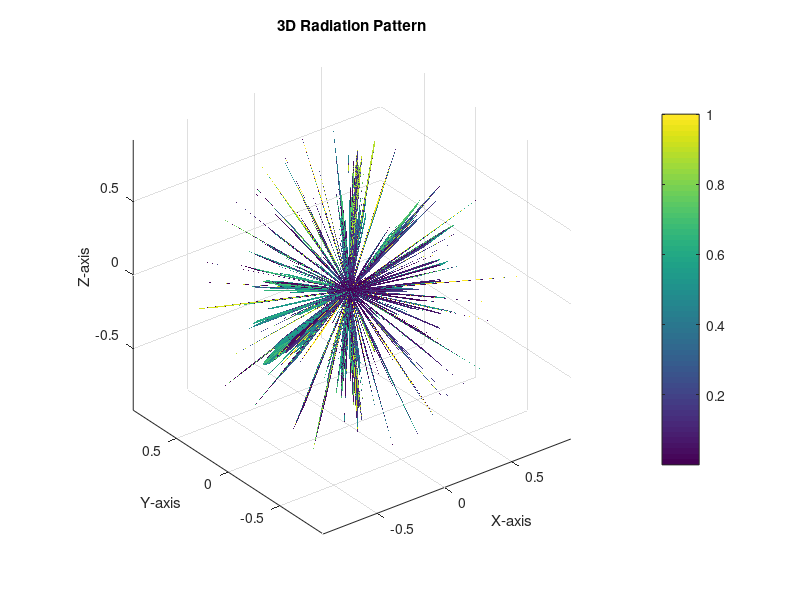

The MATLAB source for this figure:
clear
clc


M=361; 
theta=linspace(0, 2*pi, M); 
phi=linspace(0, 2*pi, M); 


Nx=16; 
Mz=12; 
lamda=1; 
k=2*pi/lamda; 

dx=input('Distance between dipoles (multiples of lamda): '); 
dz=dx; 

phi_input=input('Degrees of maximum radiation in radians: '); 

AF=zeros(length(theta), length(phi));

for i=1:length(theta)
    for j=1:length(phi)
        AF(i,j) = sum(exp(1j*(0:Nx-1)*k*dx*(sin(theta(i))*cos(phi(j)) - cos(phi_input)))) * sum(exp(1j*(0:Mz-1)*k*dz*cos(theta(i)))); 
    end
end

AFmag=abs(AF);


AFnorm=AFmag./max(AFmag(:));


[phi,theta]=meshgrid(phi,theta);
[x,y,z]=sph2cart(phi, pi/2-theta, AFnorm);


surf(x,y,z,AFnorm, 'EdgeColor', 'none');
title('3D Radiation Pattern');
xlabel('X-axis');
ylabel('Y-axis');
zlabel('Z-axis');
axis equal;

colorbar;